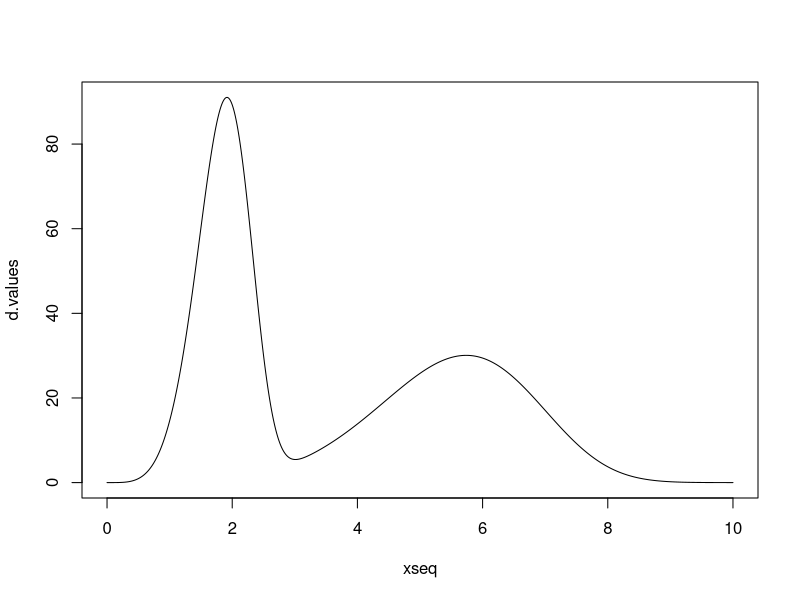
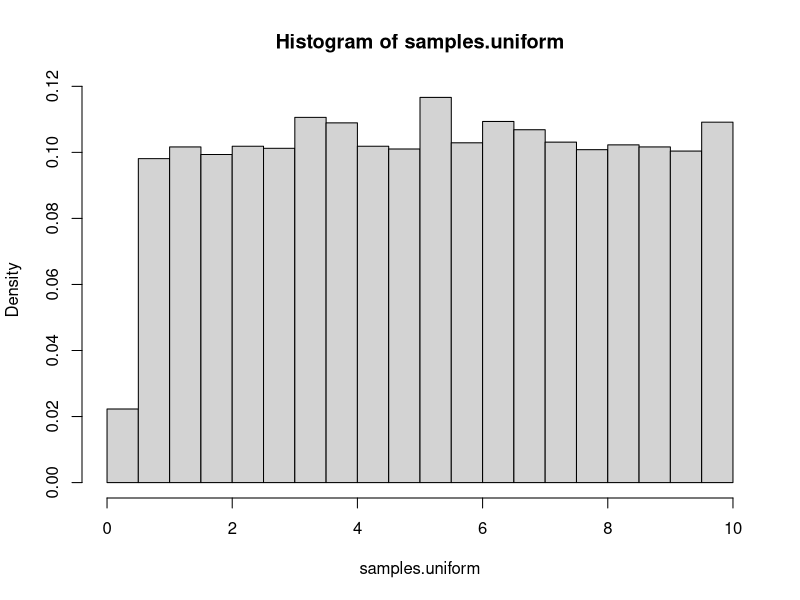
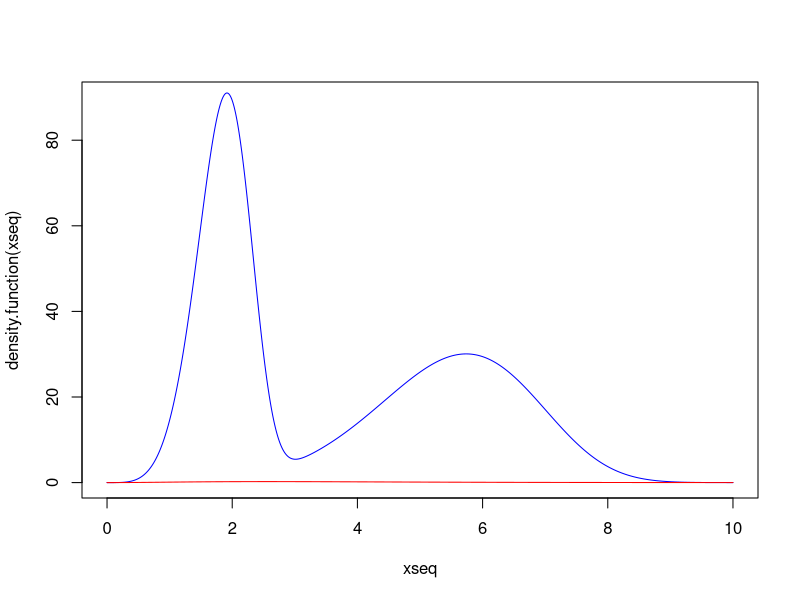
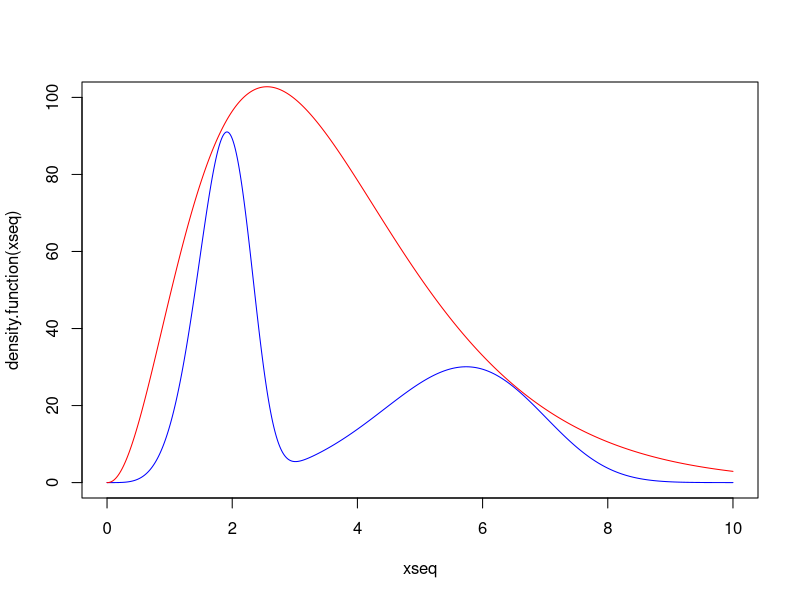
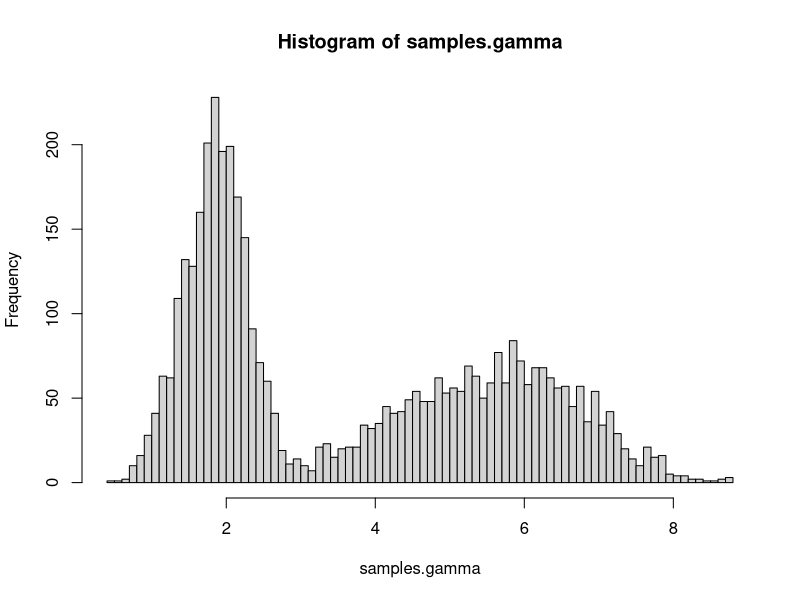

The R script that drew these images, in order:
## ---- chunk 1
#### Plot the density ####
xseq <- seq(0,10,0.01)
d.values <- (xseq^4) * (15*exp(-(xseq/2)^5)+(5/81)*exp(-(xseq/6)^5))
plot(xseq,d.values,type = 'l')
## ---- chunk 2
density.function <- function(x){
  return((x^4) * (15*exp(-(x/2)^5)+(5/81)*exp(-(x/6)^5)))
}



samples.uniform <- NULL
N=10000
for ( i in 1:N ) {
  proposal <- runif(1,0,10) # Here we get a proposal value
  density.ratio <- density.function(proposal)/dunif(proposal)  # We calculate the ratio of the densities
  if ( runif(1) < density.ratio ) samples.uniform <- c(samples.uniform,proposal) # If a random uniform is lower than our ratio, we accept our sample, otherwise we reject. Then we repeat this process
}

hist(samples.uniform,freq=FALSE)
print(paste("Acceptance Ratio: ",length(samples.uniform)/N))

## ---- chunk 3

plot(xseq,density.function(xseq),type="l",col="blue",ylim=c(0,90))
lines(xseq,dgamma(xseq,3.3,0.9),col="red")


M=450
plot(xseq,density.function(xseq),type="l",col="blue",ylim=c(0,100))
lines(xseq,M*dgamma(xseq,3.3,0.9),col="red")
## ---- chunk 4
samples.gamma <- NULL

for ( i in 1:N ) {
  proposal  = rgamma(1,3.3,0.9) 
  density.ratio = density.function(proposal)/(M*dgamma(proposal,3.3,0.9)) 
  if (runif(1) < density.ratio ) samples.gamma<- c(samples.gamma,proposal)
}

hist(samples.gamma,breaks=100)
print(paste("Acceptance Ratio: ",length(samples.gamma)/N))
